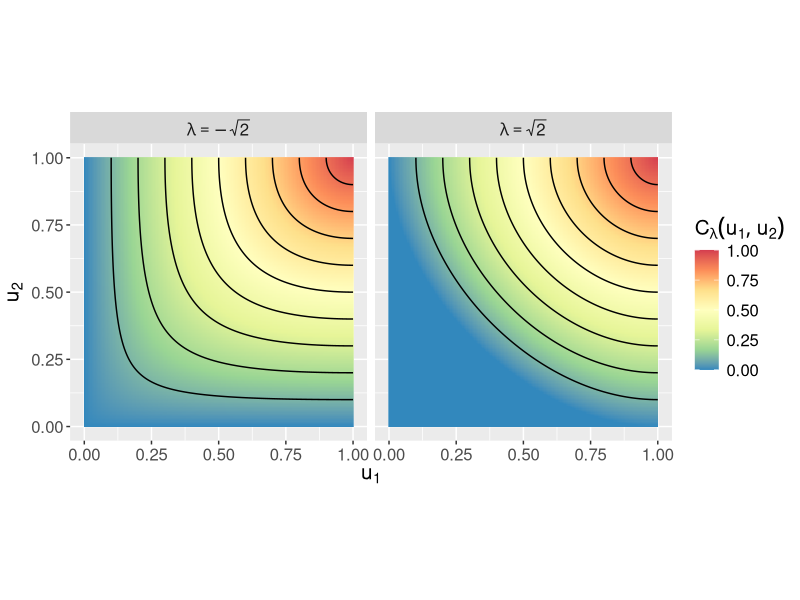
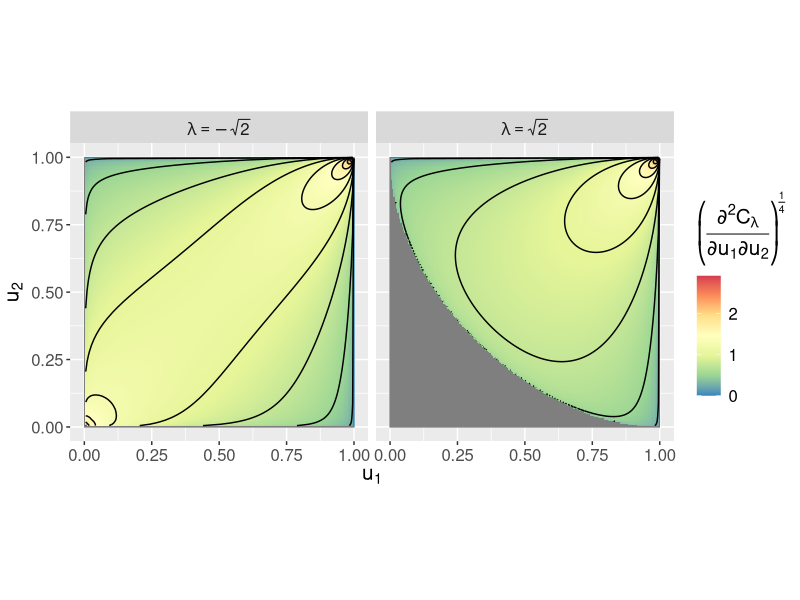

The R source for these figures, in order:
# This script shows how to numerically calculate the power-divergence
# copula and copula density (if it exists). The script also 
# produces Fig. 1 and Fig. 2 in Section 4 of the main article.

# Packages
library(tidyverse)

# Compute copula for general lambda
phi <- function(u, lambda){
  1/(lambda * (lambda + 1)) * (u^(lambda + 1) - u + lambda * (1 - u))
}
rootfunc <- function(x, tt, lambda){
  x^(lambda + 1) - (lambda + 1) * x + lambda - lambda * (lambda + 1) * tt
}
findroot <- function(tt, lambda){
  
  vals <- rep(0, length(tt))
  for(i in 1:length(tt)){
    if(tt[i] == 0){
      vals[i] <- 1
    } else {
      vals[i] <- uniroot(rootfunc, c(0, 1), lambda = lambda, tt = tt[i])$root
    }
  }
  return(vals)
  
}
PDC <- function(u, v, lambda, density = F, maxtol = 1e6){
  
  if(lambda > -1){
    phi0 <- 1/(lambda + 1)
  } else {
    phi0 <- Inf
  }
  tt <- phi(u, lambda) + phi(v, lambda)
  ind1 <- tt <= phi0
  ind2 <- tt < maxtol
  vals <- rep(0, length(u))
  vals[ind1 & ind2] <- findroot(tt[ind1 & ind2], lambda)
  vals[!ind2] <- 0
  out <- list(C = vals)
  if(density == T){
    dens <- -lambda * vals ^ (lambda - 1) * (u^lambda - 1) * (v^lambda - 1) / (vals ^ lambda - 1)^3
    dens[!ind1] <- NA
    out$dens <- dens
  }
  return(out)
}

# Prepare dataframes for plotting
df <- expand.grid(u = seq(0, 1, 0.005), v = seq(0, 1, 0.005))
lambda_ns2 <- with(df, PDC(u, v, -sqrt(2), T))
lambda_s2 <- with(df, PDC(u, v, sqrt(2), T))
df$`lambda==-sqrt(2)` <- lambda_ns2$C
df$`lambda==sqrt(2)` <- lambda_s2$C
df_long <- df %>% gather(Lambda, Copula, -c(u, v))
dfd <- expand.grid(u = seq(0, 1, 0.005), v = seq(0, 1, 0.005))
dfd$`lambda==-sqrt(2)` <- lambda_ns2$dens
dfd$`lambda==sqrt(2)` <- lambda_s2$dens
dfd_long <- dfd %>% gather(Lambda, Density, -c(u, v))

# Plot copula and 'densities' (lambda = 1 case is not strictly speaking a density)
copula_plot <- ggplot() +
  geom_raster(data = df_long, aes(x = u, y = v, fill = Copula)) +
  geom_contour(data = df_long, aes(x = u, y = v, z = Copula), col = 'black') +
  scale_fill_distiller(palette = "Spectral") +
  facet_wrap(~ factor(Lambda, levels = c("lambda==-sqrt(2)", "lambda==sqrt(2)"), ordered = T), labeller = label_parsed, nrow = 1) +
  coord_equal() +
  labs(fill = expression(C[lambda](u[1],u[2])), x = expression(u[1]), y = expression(u[2])) +
  theme(text = element_text(size = 15))
density_plot <- ggplot() +
  geom_raster(data = dfd_long, aes(x = u, y = v, fill = Density^0.25)) +
  geom_contour(data = dfd_long, aes(x = u, y = v, z = Density^0.25), breaks = seq(0, 3, 0.25), col = 'black') +
  scale_fill_distiller(palette = "Spectral") +
  facet_wrap(~ factor(Lambda, levels = c("lambda==-sqrt(2)", "lambda==sqrt(2)"), ordered = T), labeller = label_parsed, nrow = 1) +
  coord_equal() +
  labs(fill = expression(bgroup("(", over(partialdiff^2*C[lambda], partialdiff*u[1]*partialdiff*u[2]), ")")^over(1,4)), x = expression(u[1]), y = expression(u[2])) +
  theme(text = element_text(size = 15))

copula_plot
density_plot